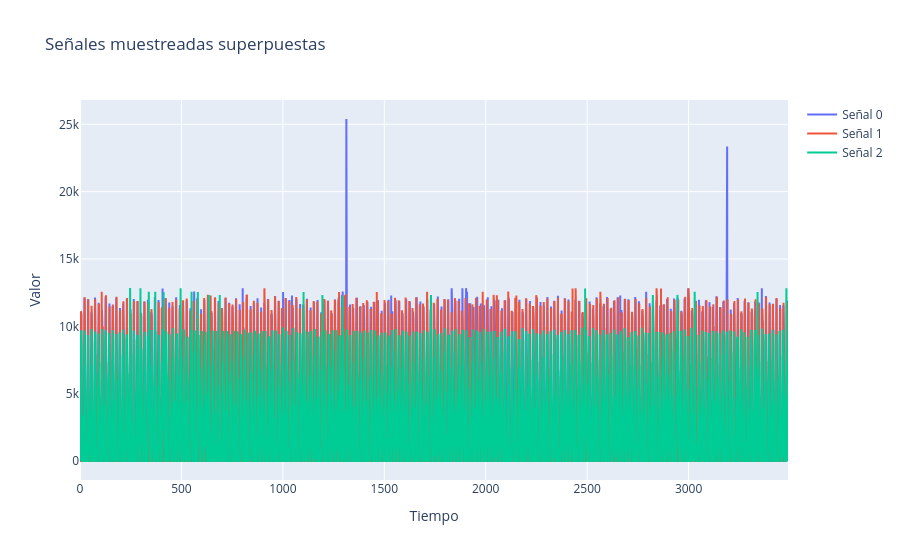

Notebook source saved alongside this figure:
### Code cell
fig = go.Figure()


# Agregamos cada señal como un trazo
fig.add_trace(go.Scatter(y=new_arr0, mode='lines', name='Señal 0'))
fig.add_trace(go.Scatter(y=new_arr1, mode='lines', name='Señal 1'))
fig.add_trace(go.Scatter(y=new_arr2, mode='lines', name='Señal 2'))
# fig.add_trace(go.Scatter(y=new_arr3, mode='lines', name='Señal 3'))
# fig.add_trace(go.Scatter(y=new_arr4, mode='lines', name='Señal 4'))

# Opciones de layout
fig.update_layout(
    title='Señales muestreadas superpuestas',
    xaxis_title='Tiempo',
    yaxis_title='Valor',
    hovermode='x unified'
)

fig.show()

### Figure 1 — Plotly figure (JSON) as saved in the notebook; plotly's stock layout.template omitted (floating-point values rounded to 4 significant figures; data arrays with more than 128 entries replaced by an {"elided": "..."} marker saying what was removed)
{"data": [{"mode": "lines", "name": "Señal 0", "type": "scatter", "y": {"elided": "3490 int values"}}, {"mode": "lines", "name": "Señal 1", "type": "scatter", "y": {"elided": "3491 int values"}}, {"mode": "lines", "name": "Señal 2", "type": "scatter", "y": {"elided": "3489 int values"}}], "layout": {"hovermode": "x unified", "title": {"text": "Señales muestreadas superpuestas"}, "xaxis": {"title": {"text": "Tiempo"}}, "yaxis": {"title": {"text": "Valor"}}}}
